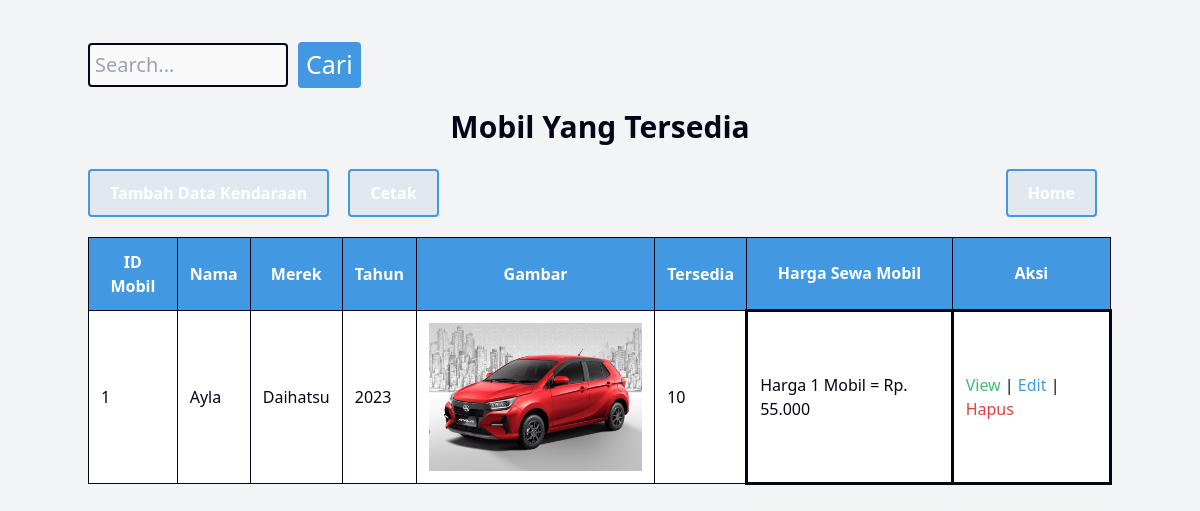
/rentalmobil/public/dashboard/data/dashboardkendaraan.php, run on the app's committed database.
### tables this page shows
CREATE TABLE `kendaraan` (
  `idmobil` int(11) NOT NULL,
  `nama_mobil` varchar(100) DEFAULT NULL,
  `merek` varchar(100) DEFAULT NULL,
  `tahun` int(11) DEFAULT NULL,
  `gambar_mobil` varchar(500) DEFAULT NULL,
  `tersedia` int(11) DEFAULT NULL,
  `harga_idharga` int(11) DEFAULT NULL
);

CREATE TABLE `harga` (
  `idharga` int(11) NOT NULL,
  `harga_perhari` int(11) DEFAULT NULL
);

### rentalmobil/public/dashboard/data/dashboardkendaraan.php (the view, shortened to what this page needs)
<?php
	include_once("../../../config/koneksi.php");
?>
<!DOCTYPE html>
<html>
<head>
	<link rel="stylesheet" href="../../css/output.css">
</head>
<body class="bg-gray-100">
	<div class="container mx-auto py-8">
		<form action="dashboardkendaraan.php" method="GET" class="mb-4">
           <div class="search-container">
                <input type="text" name="cari" placeholder="Search..." class="border border-gray-400 rounded-md px-2 py-1" style="font-size: 20px;">
                <input type="submit" value="Cari" class="btn bg-blue-500 text-white px-4 py-1 rounded-md" style="font-size: 25px;">
            </div>
        </form>
	<h1> Mobil Yang Tersedia </h1>
		<nav>
			<div>
				<a href="../../kendaraan/view/tambah.php" class="btn bg-blue-500 text-white">Tambah Data Kendaraan</a>
				<a href="../../kendaraan/view/cetak.php" target="_blank" class="btn bg-blue-500 text-white">Cetak</a>
			</div>
            <div>
                <a href="../dashboard.php" class="btn bg-blue-500 text-white">Home</a>
            </div>
        </nav>
	<table border="1" >
			<?php
				if (isset($_GET['cari'])) {
					$cari = $_GET['cari'];
					$ambildata = mysqli_query($kon, "SELECT kendaraan.*, harga.harga_perhari AS harga_mobil
                                        FROM kendaraan
                                        INNER JOIN harga ON kendaraan.harga_idharga = harga.idharga
                                        WHERE kendaraan.idmobil LIKE '%".$cari."%' OR kendaraan.nama_mobil LIKE '%".$cari."%' OR harga.harga LIKE '%".$cari."%'");
				} else {
					$ambildata = mysqli_query($kon, "SELECT kendaraan.*, harga.harga_perhari AS harga_mobil
                                          FROM kendaraan
                                          INNER JOIN harga ON kendaraan.harga_idharga = harga.idharga
                                          ORDER BY kendaraan.idmobil ASC ");
				}
			?>
		<tr>
        	<th class="border border-gray-400 px-4 py-2 text-center">ID Mobil</th>
            <th class="border border-gray-400 px-4 py-2 text-center">Nama</th>
            <th class="border border-gray-400 px-4 py-2 text-center">Merek</th>
            <th class="border border-gray-400 px-4 py-2 text-center">Tahun</th>
            <th class="border border-gray-400 px-4 py-2 text-center">Gambar</th>
            <th class="border border-gray-400 px-4 py-2 text-center">Tersedia</th>
            <th class="border border-gray-400 px-4 py-2 text-center">Harga Sewa Mobil</th>
            <th class="border border-gray-400 px-4 py-2 text-center">Aksi</th>
        </tr>
		<tbody>
		<?php
			while ($userAmbilData = mysqli_fetch_array($ambildata)) {
				echo "<tr>";
                    echo "<td class='border border-gray-400 px-4 py-2'>" . $idmobil = $userAmbilData['idmobil'] . "</td>";
                    echo "<td class='border border-gray-400 px-4 py-2'>" . $nama_mobil = $userAmbilData['nama_mobil'] . "</td>";
                    echo "<td class='border border-gray-400 px-4 py-2'>" . $merek =$userAmbilData['merek'] . "</td>";
                    echo "<td class='border border-gray-400 px-4 py-2'>" . $tahun = $userAmbilData['tahun'] . "</td>";
                    echo "<td class='border border-gray-400 px-4 py-2'>";
                        $data = mysqli_query($kon, "SELECT * FROM kendaraan WHERE idmobil = '{$userAmbilData['idmobil']}'");
                        while ($row = mysqli_fetch_array($data)) {
                            echo "<a href='javascript:void(0);' onclick=\"window.open(../../kendaraan/aset/{$row['gambar_mobil']}', '_blank');\">
                                    <img src='../../kendaraan/aset/{$row['gambar_mobil']}' alt='Gambar Mobil' width='240' height='300'></a>";
                        }
                    echo "<td class='border border-gray-400 px-4 py-2'>" . $tersedia = $userAmbilData['tersedia'] . "</td>";
                    echo "<td>Harga 1 Mobil = Rp. " . $harga_perhari = number_format($userAmbilData['harga_mobil'], 0, ',', '.') . "</td>";
					echo "<td>
							<a href='../../kendaraan/view/view.php?idmobil=" . $userAmbilData['idmobil'] . "' class='btn btn-view'> View </a> |
							<a href='../../kendaraan/view/update.php?idmobil=" . $userAmbilData['idmobil'] . "' class='btn btn-edit'> Edit </a> |
							<a href='../../kendaraan/controller/mobilhapus.php?idmobil=" . $userAmbilData['idmobil'] . "' class='btn btn-hapus'> Hapus </a>
						</td>";
				echo "</tr>";
			}
		?>
		</tbody>
	</table>
	</div>
</body>
</html>

### rentalmobil/public/dashboard/data/dashboardkendaraan.php (style rules this page uses)
h1 { text-align: center; color: #020617; font-weight: bold; margin-bottom: 20px; font-size: 30px; }
nav { display: flex; justify-content: space-between; align-items: center; margin-bottom: 10px; }
nav a { padding: 10px 20px; margin-right: 15px; color: #1a365d; font-weight: bold; text-decoration: none; display: inline-block; background-color: #e2e8f0; border: 2px solid #4299e1; border-radius: 4px; }
table { border-collapse: collapse; width: 100%; margin-top: 20px; }
th, td { border: 3px solid #020617; padding: 12px; text-align: left; color: #020617; background-color: #fff; }
th:first-child { color: #fff; }
th { font-weight: bold; background-color: #4299e1; }
td { font-size: 16px; }
th:first-child, th:nth-child(2), th:nth-child(3), th:nth-child(4), th:nth-child(5), th:nth-child(6), th:nth-child(7), th:nth-child(8), th:nth-child(9) { color: #fff; }
.btn-view { color: #38c172; }
.btn-edit { color: #4299e1; }
.btn-hapus { color: #e53e3e; }
.search-container { display: flex; align-items: center; }
.search-container input[type=text] { width: 200px; margin-top: 10px; padding: 5px; font-size: 5px; border: 2px solid #020617; border-radius: 4px; background-color: rgba(255, 255, 255, 0.5); }
.search-container input[type=submit] { background-color: #4299e1; color: white; border: none; padding: 4px 8px; border-radius: 4px; cursor: pointer; font-size: 14px; margin-left: 10px; margin-top: 10px; }

### data on the page
kendaraan: idmobil "1", nama_mobil "Ayla", merek "Daihatsu", tahun "2023", gambar_mobil (picture), tersedia "10", harga_idharga.harga_perhari "55.000"
